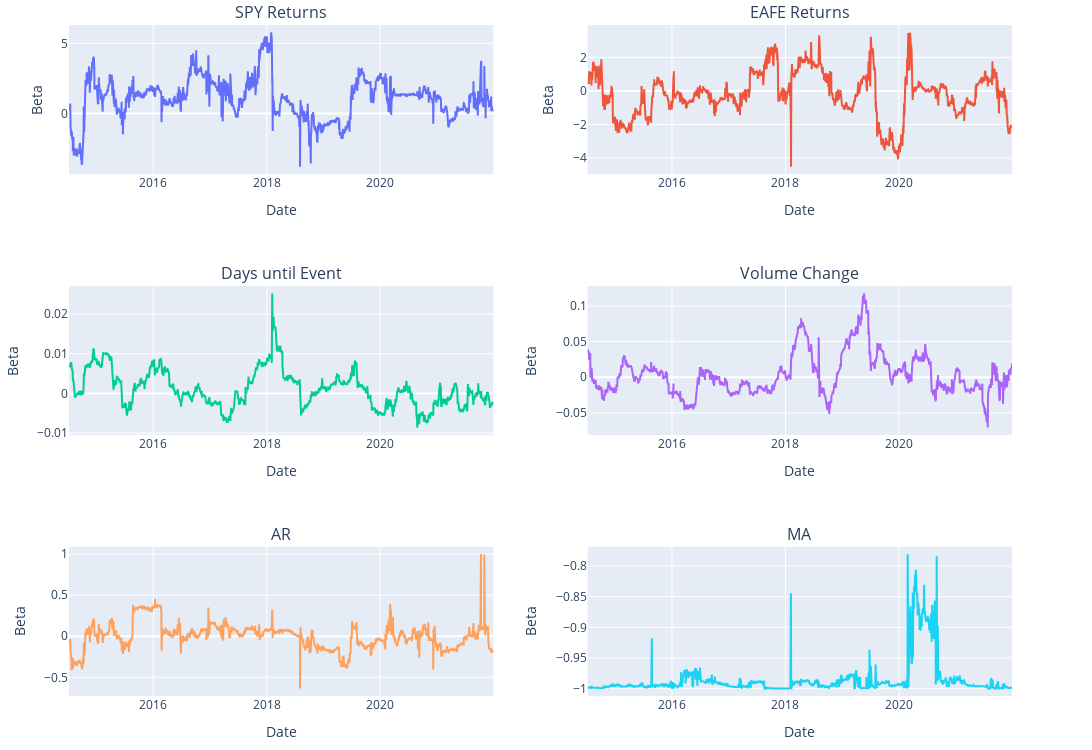

Notebook code for this chart:
### Markdown cell above
We can see that the MA component has the highest proportion of being significant, followed by the AR component, and then economic calendar. This is in line with what we qualitatively observed.

Now, let's look at the betas. We will *ignore* the fact that some of the betas aren't always significant. It should be remembered that this is a valid (and very important!) concern. For the highest statistical confidence, the coefficients should be significant: this will be touched on later. When looking at the betas, we are primarily looking at the signs. The betas can give an expected change in VIX returns with a change in a certain predictor. For example, in univariate linear regression, if we are regressing *price of house* on *square feet* and we obtain the following equation $ \text{Price of House} = 500 (\text{Square Feet}) + 2 $ (a potentially unrealistic equation), this would mean that for every 1 increase in square feet, we would expect the price of the house to increase by $500.

### Code cell
Model.plot_betas()

### Figure 1 — Plotly figure (JSON) as saved in the notebook; plotly's stock layout.template omitted (floating-point values rounded to 4 significant figures; data arrays with more than 128 entries replaced by an {"elided": "..."} marker saying what was removed)
{"data": [{"name": "SPY", "type": "scatter", "x": {"elided": "1887 str values"}, "xaxis": "x", "y": {"elided": "1887 float values"}, "yaxis": "y"}, {"name": "EAFE", "type": "scatter", "x": {"elided": "1887 str values"}, "xaxis": "x2", "y": {"elided": "1887 float values"}, "yaxis": "y2"}, {"name": "Calendar", "type": "scatter", "x": {"elided": "1887 str values"}, "xaxis": "x3", "y": {"elided": "1887 float values"}, "yaxis": "y3"}, {"name": "Volume", "type": "scatter", "x": {"elided": "1887 str values"}, "xaxis": "x4", "y": {"elided": "1887 float values"}, "yaxis": "y4"}, {"name": "AR", "type": "scatter", "x": {"elided": "1887 str values"}, "xaxis": "x5", "y": {"elided": "1887 float values"}, "yaxis": "y5"}, {"name": "MA", "type": "scatter", "x": {"elided": "1887 str values"}, "xaxis": "x6", "y": {"elided": "1887 float values"}, "yaxis": "y6"}], "layout": {"annotations": [{"font": {"size": 16}, "showarrow": false, "text": "SPY Returns", "x": 0.225, "xanchor": "center", "xref": "paper", "y": 1, "yanchor": "bottom", "yref": "paper"}, {"font": {"size": 16}, "showarrow": false, "text": "EAFE Returns", "x": 0.775, "xanchor": "center", "xref": "paper", "y": 1, "yanchor": "bottom", "yref": "paper"}, {"font": {"size": 16}, "showarrow": false, "text": "Days until Event", "x": 0.225, "xanchor": "center", "xref": "paper", "y": 0.6111, "yanchor": "bottom", "yref": "paper"}, {"font": {"size": 16}, "showarrow": false, "text": "Volume Change", "x": 0.775, "xanchor": "center", "xref": "paper", "y": 0.6111, "yanchor": "bottom", "yref": "paper"}, {"font": {"size": 16}, "showarrow": false, "text": "AR", "x": 0.225, "xanchor": "center", "xref": "paper", "y": 0.2222, "yanchor": "bottom", "yref": "paper"}, {"font": {"size": 16}, "showarrow": false, "text": "MA", "x": 0.775, "xanchor": "center", "xref": "paper", "y": 0.2222, "yanchor": "bottom", "yref": "paper"}], "height": 750, "margin": {"b": 25, "l": 25, "t": 25}, "showlegend": false, "width": 1250, "xaxis": {"anchor": "y", "domain": [0, 0.45], "title": {"text": "Date"}}, "xaxis2": {"anchor": "y2", "domain": [0.55, 1], "title": {"text": "Date"}}, "xaxis3": {"anchor": "y3", "domain": [0, 0.45], "title": {"text": "Date"}}, "xaxis4": {"anchor": "y4", "domain": [0.55, 1], "title": {"text": "Date"}}, "xaxis5": {"anchor": "y5", "domain": [0, 0.45], "title": {"text": "Date"}}, "xaxis6": {"anchor": "y6", "domain": [0.55, 1], "title": {"text": "Date"}}, "yaxis": {"anchor": "x", "domain": [0.7778, 1], "title": {"text": "Beta"}}, "yaxis2": {"anchor": "x2", "domain": [0.7778, 1], "title": {"text": "Beta"}}, "yaxis3": {"anchor": "x3", "domain": [0.3889, 0.6111], "title": {"text": "Beta"}}, "yaxis4": {"anchor": "x4", "domain": [0.3889, 0.6111], "title": {"text": "Beta"}}, "yaxis5": {"anchor": "x5", "domain": [0, 0.2222], "title": {"text": "Beta"}}, "yaxis6": {"anchor": "x6", "domain": [0, 0.2222], "title": {"text": "Beta"}}}}
